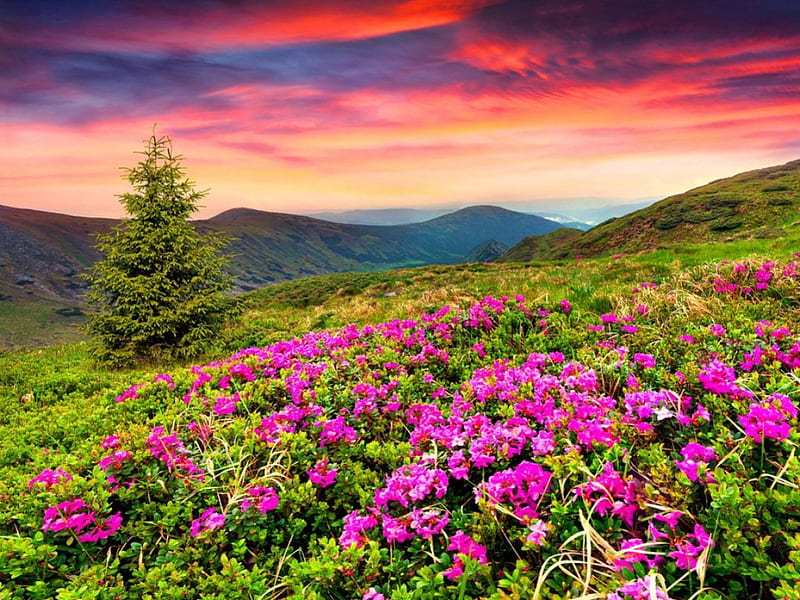
#> input picture Image to Pencil Sktech using python/pic.jpg, 800 x 600 px
$ jupyter execute 'Image to Pencil Sketch using Python.ipynb'   (shell and % lines are left out)
#> lines starting #> are read from the running program, lines starting #| are printed output that depends on the picture
# Image to Pencil Sketch

[cell 1]
import cv2

# Read the input image
image = cv2.imread("pic.jpg")
#> image is the input picture: shape (600, 800, 3); mean B, G, R 81.7, 104.4, 142.7

# Convert the image to grayscale
gray_image = cv2.cvtColor(image, cv2.COLOR_BGR2GRAY)
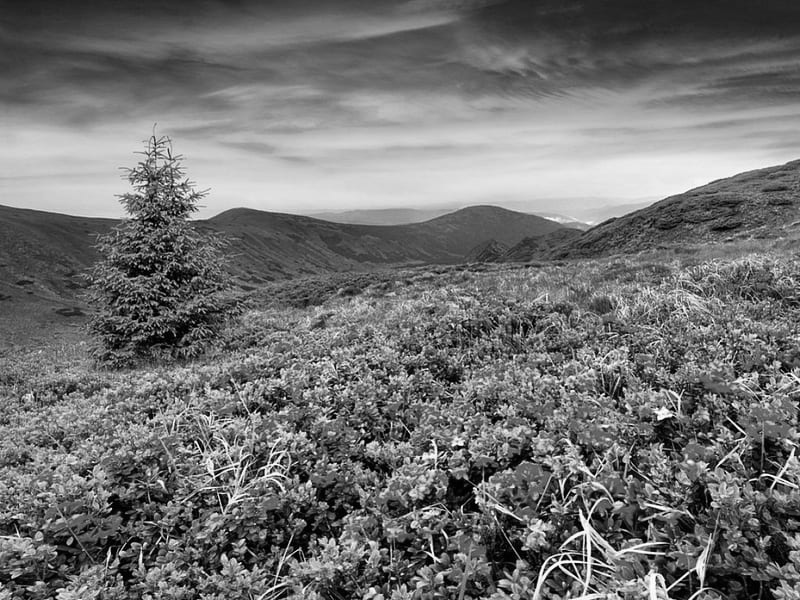
#> gray_image: shape (600, 800); min 0, max 255, mean 113.3

# Invert the grayscale image
inverted_image = cv2.bitwise_not(gray_image)
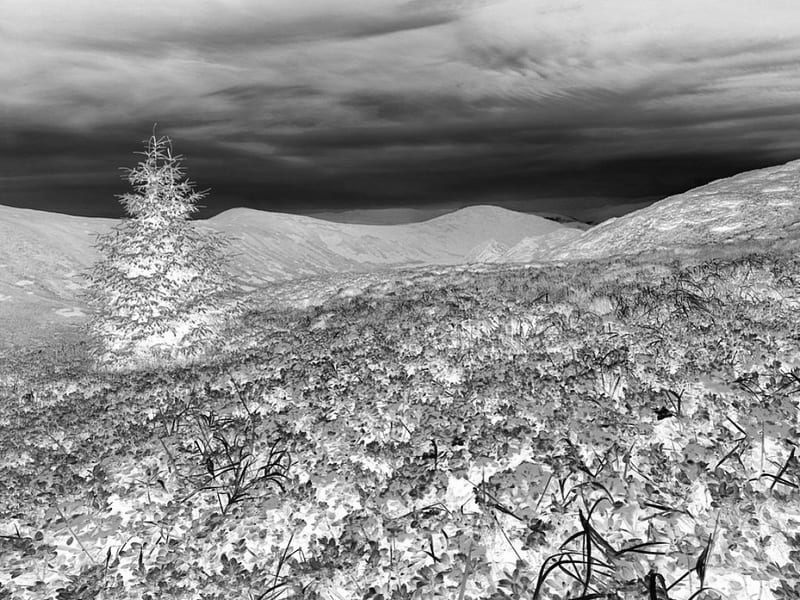
#> inverted_image: shape (600, 800); min 0, max 255, mean 141.7

# Apply Gaussian blur to the inverted image
blurred_image = cv2.GaussianBlur(inverted_image, (111, 111), 0)
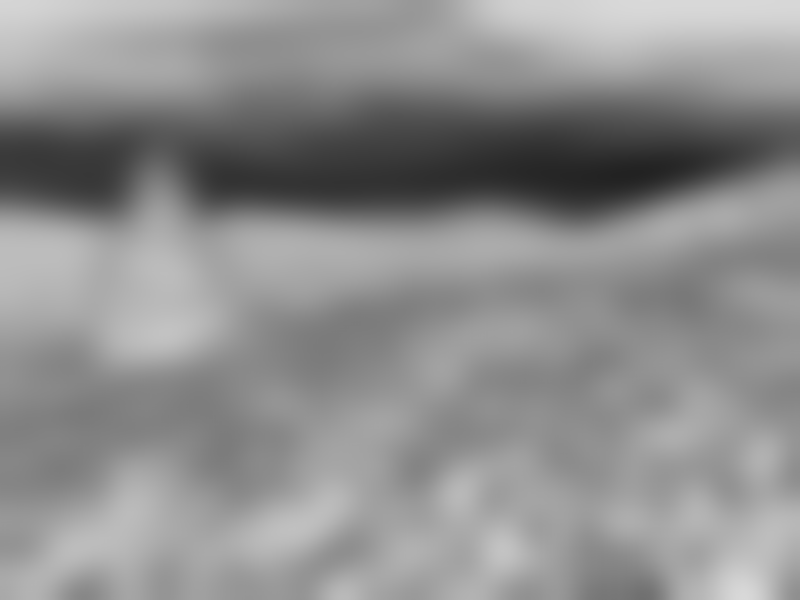
#> blurred_image: shape (600, 800); min 34, max 217, mean 141.7

# Invert the blurred image
inverted_blurred_image = cv2.bitwise_not(blurred_image)
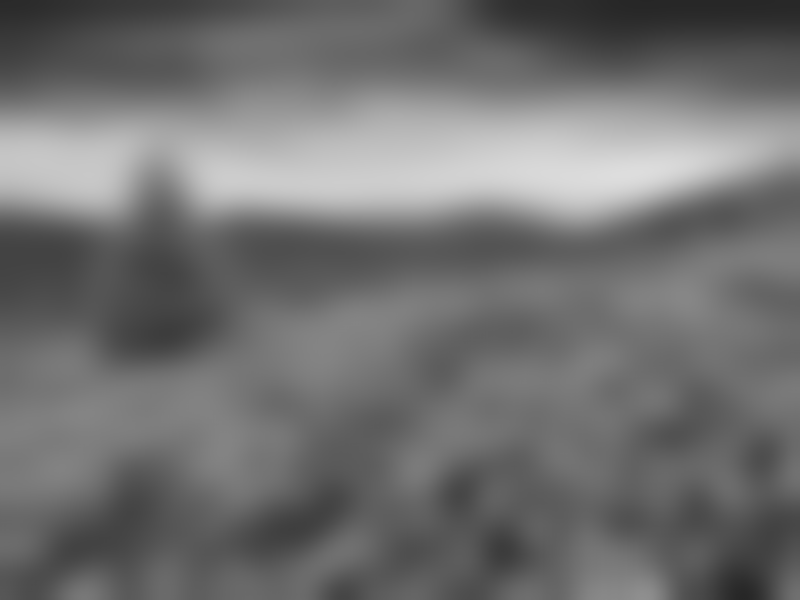
#> inverted_blurred_image: shape (600, 800); min 38, max 221, mean 113.3

# Create the pencil sketch by dividing the grayscale image by the inverted blurred image
pencil_sketch = cv2.divide(gray_image, inverted_blurred_image, scale=256.0)
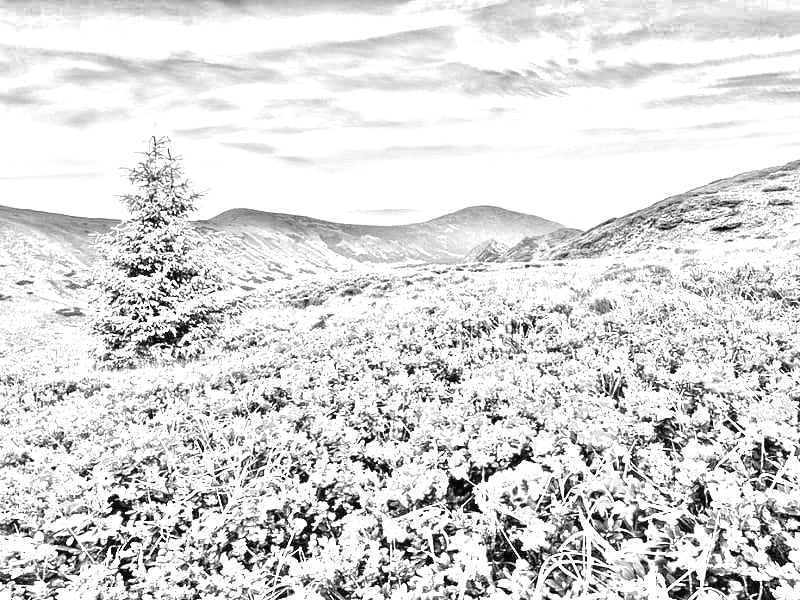
#> pencil_sketch: shape (600, 800); min 0, max 255, mean 217.8

# Display the original image and the pencil sketch
cv2.imshow("Original Image", image)
cv2.imshow("Pencil Sketch", pencil_sketch)
cv2.waitKey(0)
cv2.destroyAllWindows()
